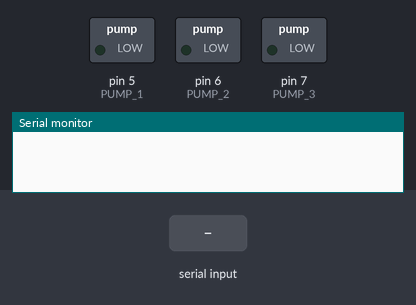
Bench run of a sketch on a simulated Arduino Uno, built with avr-gcc and run on an emulated ATmega328P. Parts: switched loads named in the sketch (green lamp = pin HIGH), the last lines printed to the serial monitor. The test bench sets the inputs (shaded band).

Above: at 1.2 s.
1.3 s: "P|\n" received over Serial
At 2.8 s:
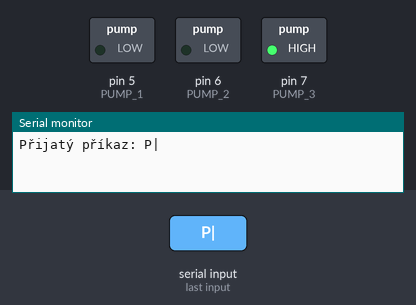
3.8 s: "M|\n" received over Serial
At 6.7 s:
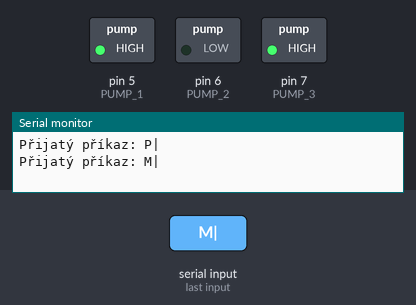
Timing chart, 0 to 8.2 s (numbered marks = the images above; inputs shaded):
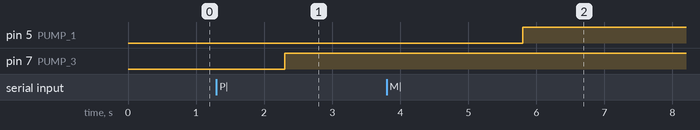

The sketch:

ArduinoKod.ino
```cpp
#define PUMP_1 5
#define PUMP_2 6
#define PUMP_3 7

void setup() {
    Serial.begin(115200);
    pinMode(PUMP_1, OUTPUT);
    pinMode(PUMP_2, OUTPUT);
    pinMode(PUMP_3, OUTPUT);
    digitalWrite(PUMP_1, LOW);
    digitalWrite(PUMP_2, LOW);
    digitalWrite(PUMP_3, LOW);
}

void loop() {
    if (Serial.available()) {
        String command = Serial.readStringUntil('\\n');
        Serial.println("Přijatý příkaz: " + command);

        if (command.startsWith("P|")) {
            int pump, state;
            sscanf(command.c_str(), "P|%d|%d", &pump, &state);

            int pin = (pump == 1) ? PUMP_1 : (pump == 2) ? PUMP_2 : PUMP_3;
            digitalWrite(pin, state ? HIGH : LOW);
        }

        if (command.startsWith("M|")) {

            int p1, p1_cas, p2, p2_cas, p3, p3_cas;
            sscanf(command.c_str(), "M|%d|%d|%d|%d|%d|%d", &p1, &p1_cas, &p2, &p2_cas, &p3, &p3_cas);

            if (p1) {
                delay(1000);
                digitalWrite(PUMP_1, HIGH);
                delay(p1_cas * 1000);
                digitalWrite(PUMP_1, LOW);
                delay(1000);
            }
            if (p2) {
                delay(1000);
                digitalWrite(PUMP_2, HIGH);
                delay(p2_cas * 1000);
                digitalWrite(PUMP_2, LOW);
                 delay(1000);
            }
            if (p3) {
                delay(1000);
                digitalWrite(PUMP_3, HIGH);
                delay(p3_cas * 1000);
                digitalWrite(PUMP_3, LOW);
                delay(1000);
            }
        }
    }
}
```

Measured:
- after the input at 1.3 s, pin 7 (PUMP_3): LOW → HIGH after 1.0 s
- after the input at 3.8 s, pin 5 (PUMP_1): LOW → HIGH after 2.0 s
